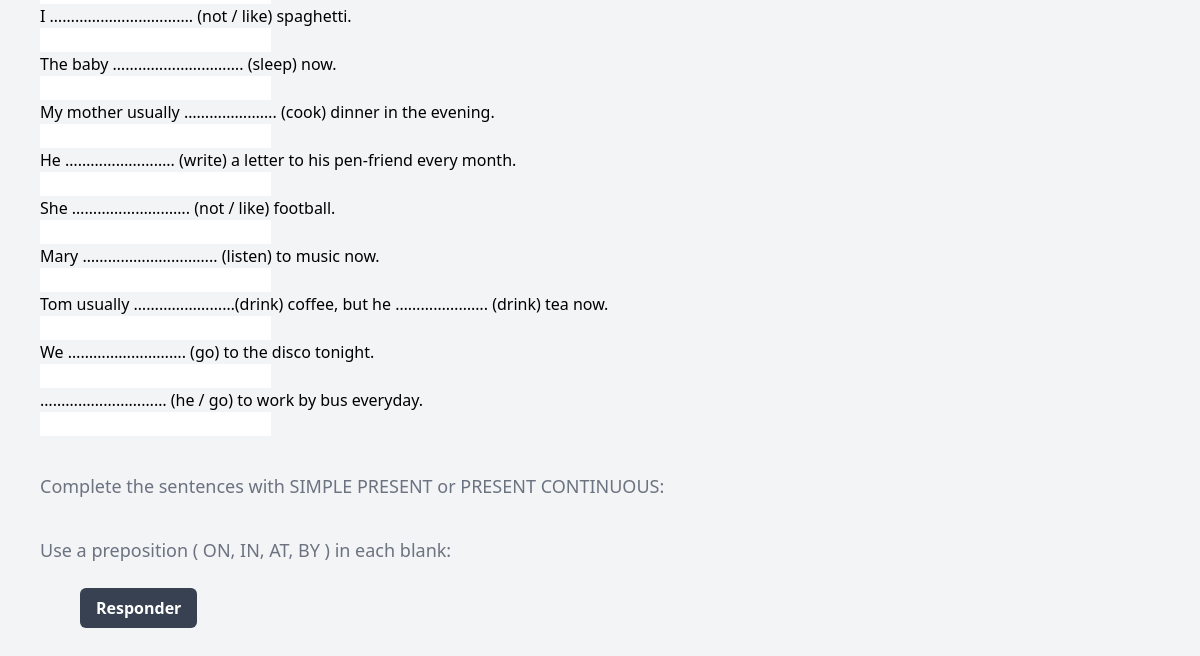
/simplecontinuouspresent/ (signed in, lower part), run on an earlier commit of the app's database.
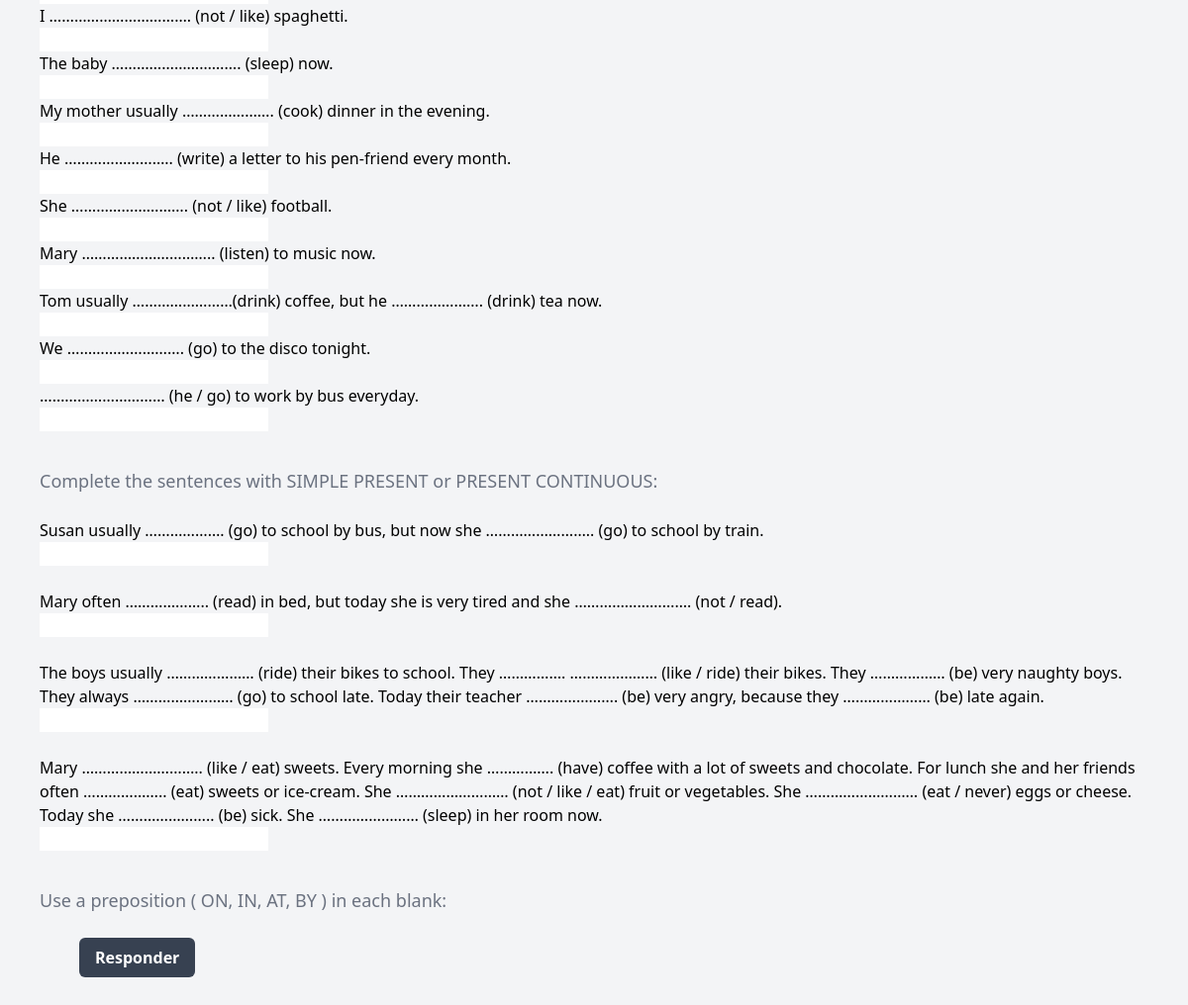
And on a later commit of the database.
### simuladosingles/models.py (models this page shows)
class FillInBlank_by_topic(models.Model):
    assunto=models.CharField(max_length=500)
    pergunta = models.CharField(max_length=5000)
    resposta = models.CharField(max_length=5000)

### simuladosingles/views.py (the view)
# urls.py: path('simplecontinuouspresent/',views.simplecontinuouspresent, name='simplecontinuouspresent'),
def simplecontinuouspresent(request):
    if request.user.is_authenticated:
        question_list = FillInBlank_by_topic.objects.filter(assunto="simplecontinuouspresent").order_by("id")
        question_list_questao2 = FillInBlank_by_topic.objects.filter(assunto="simplecontinuouspresentquestao2").order_by("id")
        question_list_questao3 = FillInBlank_by_topic.objects.filter(assunto="simplecontinuouspresentquestao3").order_by("id")
        question_list_questao4 = FillInBlank_by_topic.objects.filter(assunto="simplecontinuouspresentquestao4").order_by("id")
        context = {
                "question_list": question_list,
                "question_list_questao2": question_list_questao2,
                "question_list_questao3": question_list_questao3,
                "question_list_questao4": question_list_questao4,
            }
        return render(request, 'simplecontinuouspresent.html',context)
    else:
        return render(request, 'login.html')

### templates/simplecontinuouspresent.html (shortened to what this page needs)
{% extends 'home.html' %}
{% block content %}
<div class="text-left py-1 px-10">
    <p >
    <form action="{% url 'resultsimplecontinuouspresent' %}" method="get" class="form-polls">
    {% for question in question_list %}
        <br/>
        <br/>
      {% endfor %}
      <br/>
      <br/>
      {% for question in question_list_questao2 %}
      <label for={{question.id}}>{{ question.pergunta }}</label>
      <br/>
      <input type="text"  name='{{question.id}}'   />
      <br/>
      {% endfor %}
      <br/>
      <p class="mt-3 text-lg text-gray-500">Complete the sentences with SIMPLE PRESENT or PRESENT CONTINUOUS:</p>
{% for question in question_list_questao3 %}
<br/>
  <p>{{ question.pergunta }}</p>
  <p > <input  type="text"  name='{{question.id}}' class="w-400" /></p>
{% endfor %}
<br/>
<p class="mt-3 text-lg text-gray-500">Use a preposition ( ON, IN, AT, BY ) in each blank:</p>
<br/>
      <input class="bg-gray-700 ml-10 mb-10 hover:bg-blue-600 text-white font-semibold rounded-md py-2 px-4 w-50" type="submit" value="Responder" />
    </form>
</p>
</div>
{% endblock %}

What changed in the data, as far as the page shows it:
added FillInBlank_by_topic: pergunta "Susan usually ………………. (go) to school by bus, but now she …………………….. (go) to school by train."
added FillInBlank_by_topic: pergunta "Mary often ……………….. (read) in bed, but today she is very tired and she ………………………. (not / read)."
added FillInBlank_by_topic: pergunta "The boys usually ………………… (ride) their bikes to school. They ……………. ………………… (like / ride) their bikes. They ……………… (be) very naughty boys. They always …………………… (go) to school late. Today their teacher …………………. (be) very angry, because they ………………… (be) late again."
added FillInBlank_by_topic: pergunta "Mary ……………………….. (like / eat) sweets. Every morning she ……………. (have) coffee with a lot of sweets and chocolate. For lunch she and her friends often ……………….. (eat) sweets or ice-cream. She ……………………… (not / like / eat) fruit or vegetables. She ……………………… (eat / never) eggs or cheese. Today she ………………….. (be) sick. She …………………… (sleep) in her room now."
